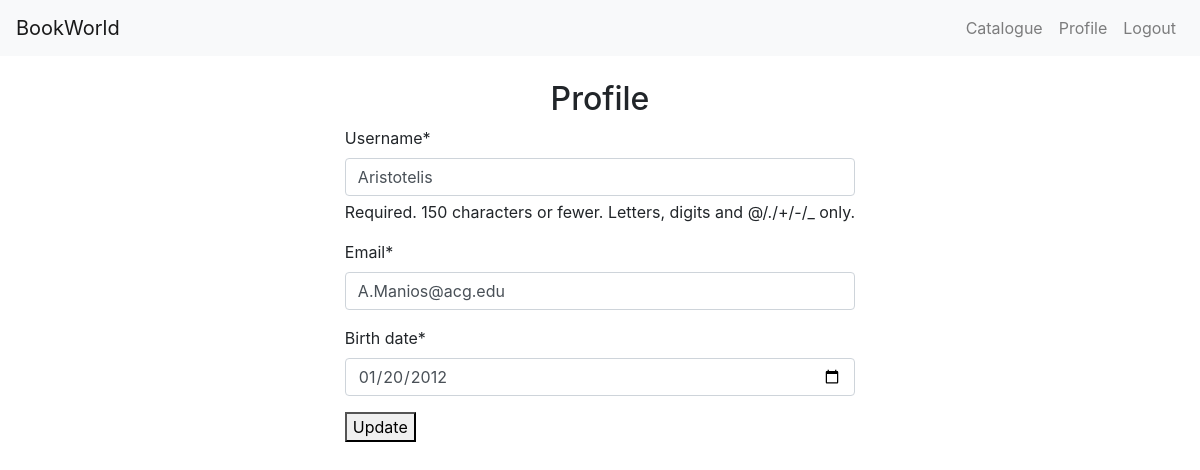
Page /users/profile/ (signed in) on the earlier database version.
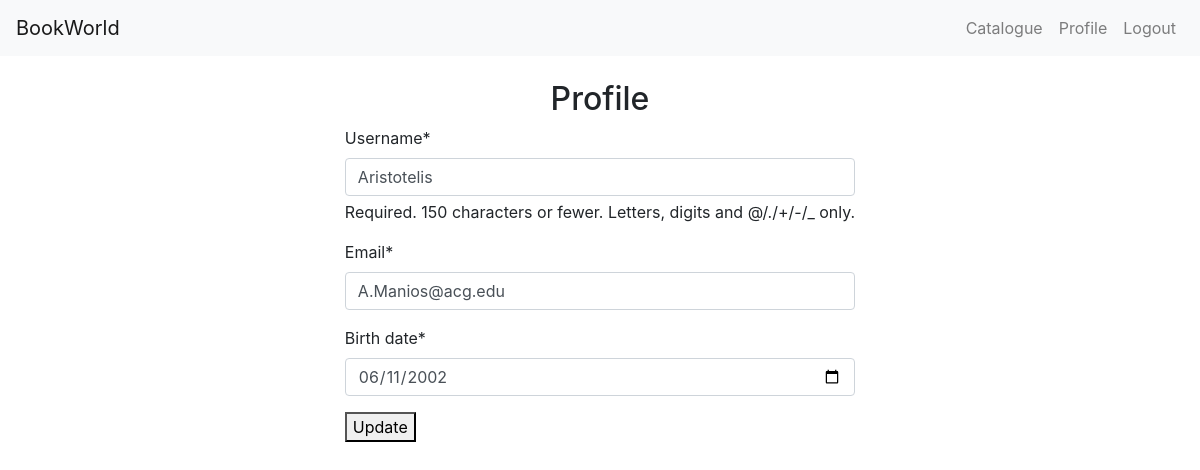
Same page on the later database version.
### users/models.py (models this page shows)
class Profile(models.Model):
    user = models.OneToOneField(User, on_delete=models.CASCADE)
    birth_date = models.DateField(null=True, blank=True)

### users/views.py (the view)
# urls.py: path('profile/', views.profile, name='profile'),
@login_required
def profile(request):
    if request.method == 'POST':
        user_form = UserUpdateForm(request.POST, instance=request.user)
        profile_form = ProfileForm(request.POST, instance=request.user.profile)
        if user_form.is_valid() and profile_form.is_valid():
            user_form.save()
            profile_form.save()
            messages.success(request, 'Your profile has been updated!')
            return redirect('users:profile')
    else:
        user_form = UserUpdateForm(instance=request.user)
        profile_form = ProfileForm(instance=request.user.profile)
    return render(request, 'users/profile.html', {'user_form': user_form, 'profile_form': profile_form})

### users/forms.py (shortened to what this page needs)
class UserUpdateForm(forms.ModelForm):
    email = forms.EmailField()
    class Meta:
        model = User
        fields = ['username', 'email']

class ProfileForm(forms.ModelForm):
    birth_date = forms.DateField(widget=forms.DateInput(attrs={'type': 'date'}))
    class Meta:
        model = Profile
        fields = ['birth_date']

### users/templates/users/profile.html (shortened to what this page needs)
{% extends "base.html" %}
{% load static %}
{% load crispy_forms_tags %}
{% block content %}
  <h2>Profile</h2>
  <form method="POST">
    {{ user_form|crispy }}
    {{ profile_form|crispy }}
    <button type="submit">Update</button>
  </form>
{% endblock %}

Differences in the rows shown:
changed Profile: birth_date "01/20/2012" → "06/11/2002"
